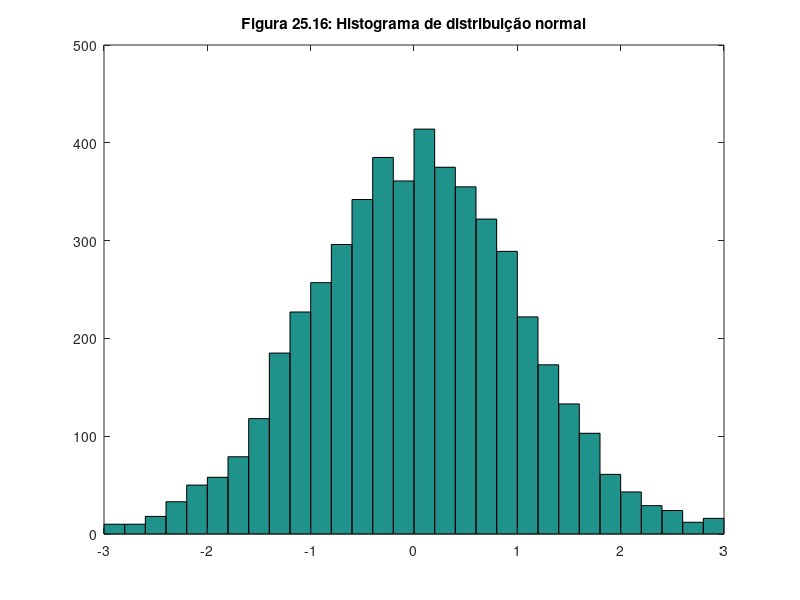

Recreate this plot in MATLAB.
function Histograma()

    x=-2.9:0.2:2.9; %especifica as divisões a serem usadas
    y=randn(5000,1) %cria 5000 pontos aleatórios, com distribuição normal
    hist(y,x)       %desenha o histograma
    title('Figura 25.16: Histograma de distribuição normal')
end